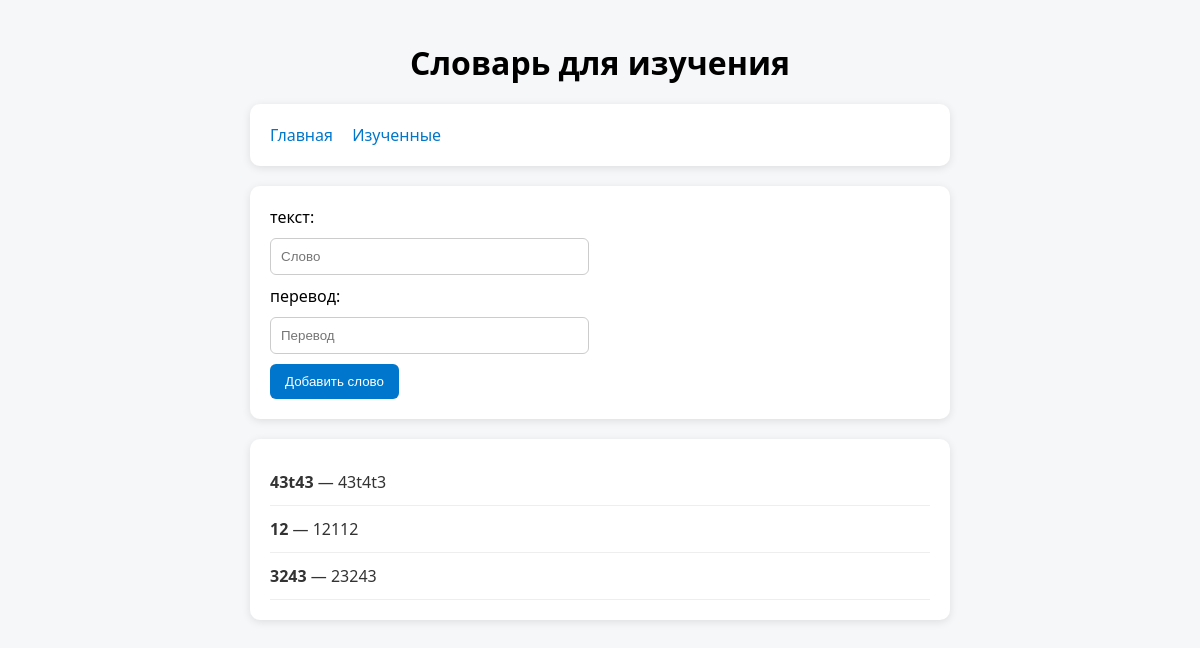
The page /words/ (signed in) on the database its author committed.
### main/models.py (models this page shows)
class Word(models.Model):
    text = models.CharField(max_length=100, verbose_name='Слово')
    translate = models.CharField(max_length=100, verbose_name='Перевод')
    created_by = models.ForeignKey(User, on_delete=models.SET_NULL, null=True, blank=True, verbose_name='Создатель')
    is_done = models.BooleanField(default=False, verbose_name='Выполнено')
    created_at = models.DateTimeField(auto_now_add=True, verbose_name='Создано')

### main/views.py (the view, shortened to what this page needs)
# urls.py: path('words/', words,name='words'),
@login_required(login_url='/log/')
def words(request):
    status = request.GET.get('status')
    if status == 'learned':
        all_words = Word.objects.filter(is_done=True)
    else:
        all_words = Word.objects.all()
    return render(request, 'word_main.html', {'words': all_words, 'status': status})

### templates/word_main.html (shortened to what this page needs)
<!DOCTYPE html>
<html lang="ru">
<head>
</head>
<body>
    <div class="container">
        <h1>Словарь для изучения</h1>
        <div class="card menu">
            <a href="/words">Главная</a>
            <a href="?status=learned">Изученные</a>
        </div>
        <div class="card">
            <form id="addWordForm" method="post" action="{% url 'words' %}">
                <div>
                    <label for="id_text">текст:</label>
                    <input type="text" name="text" placeholder="Слово" maxlength="100" required id="id_text" />
                </div>
                <div>
                    <label for="id_translate">перевод:</label>
                    <input type="text" name="translate" placeholder="Перевод" maxlength="100" required id="id_translate" />
                </div>
                <button type="submit">Добавить слово</button>
            </form>
        </div>
        <div class="card" id="wordList">
            {% if words %}
                {% for word in words %}
                <div class="word-item">
                    <span>
                        <a href="/words/{{ word.id }}/">
                            <strong>{{ word.text }}</strong> &mdash; {{ word.translate }}
                        </a>
                    </span>
                </div>
                {% endfor %}
            {% else %}
                <p>Нет слов для отображения.</p>
            {% endif %}
        </div>
    </div>
</body>
</html>

### templates/word_main.html (style rules this page uses)
body { font-family: "Segoe UI", sans-serif; background: #f6f7f9; margin: 0; padding: 20px; display: flex; justify-content: center; }
.container { width: 700px; }
h1 { text-align: center; margin-bottom: 20px; }
.card { background: white; padding: 20px; border-radius: 10px; box-shadow: 0 2px 8px rgba(0, 0, 0, 0.1); margin-bottom: 20px; }
.menu a { margin-right: 15px; text-decoration: none; color: #0077cc; font-weight: 500; }
input { padding: 10px; width: 45%; margin-right: 10px; border-radius: 6px; border: 1px solid #ccc; }
button { padding: 10px 15px; border: none; background: #0077cc; color: white; border-radius: 6px; cursor: pointer; }
.word-item { padding: 12px 0; border-bottom: 1px solid #eee; display: flex; justify-content: space-between; }
.word-item a { text-decoration: none; color: #333; }
form input { margin-bottom: 10px; margin-top: 10px; display: block; }

### rows shown on the page
Word: text "43t43", translate "43t4t3"
Word: text "12", translate "12112"
Word: text "3243", translate "23243"
